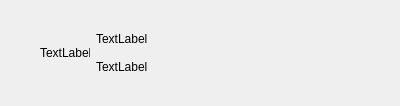
<?xml version="1.0" encoding="UTF-8"?>
<ui version="4.0">
 <class>MDialogMessage</class>
 <widget class="QDialog" name="MDialogMessage">
  <property name="geometry">
   <rect>
    <x>0</x>
    <y>0</y>
    <width>400</width>
    <height>99</height>
   </rect>
  </property>
  <property name="windowTitle">
   <string>Dialog</string>
  </property>
  <layout class="QGridLayout" name="gridLayout">
   <item row="0" column="0">
    <widget class="QWidget" name="widget" native="true">
     <layout class="QGridLayout" name="gridLayout_2">
      <item row="3" column="3">
       <spacer name="verticalSpacer_2">
        <property name="orientation">
         <enum>Qt::Vertical</enum>
        </property>
        <property name="sizeType">
         <enum>QSizePolicy::Fixed</enum>
        </property>
        <property name="sizeHint" stdset="0">
         <size>
          <width>20</width>
          <height>8</height>
         </size>
        </property>
       </spacer>
      </item>
      <item row="1" column="0">
       <spacer name="horizontalSpacer">
        <property name="orientation">
         <enum>Qt::Horizontal</enum>
        </property>
        <property name="sizeType">
         <enum>QSizePolicy::Fixed</enum>
        </property>
        <property name="sizeHint" stdset="0">
         <size>
          <width>20</width>
          <height>20</height>
         </size>
        </property>
       </spacer>
      </item>
      <item row="0" column="3">
       <spacer name="verticalSpacer">
        <property name="orientation">
         <enum>Qt::Vertical</enum>
        </property>
        <property name="sizeType">
         <enum>QSizePolicy::Fixed</enum>
        </property>
        <property name="sizeHint" stdset="0">
         <size>
          <width>20</width>
          <height>8</height>
         </size>
        </property>
       </spacer>
      </item>
      <item row="1" column="1" rowspan="2">
       <widget class="QLabel" name="labelPicture">
        <property name="minimumSize">
         <size>
          <width>50</width>
          <height>50</height>
         </size>
        </property>
        <property name="maximumSize">
         <size>
          <width>50</width>
          <height>50</height>
         </size>
        </property>
        <property name="text">
         <string>TextLabel</string>
        </property>
       </widget>
      </item>
      <item row="1" column="3">
       <widget class="QLabel" name="labelName">
        <property name="minimumSize">
         <size>
          <width>80</width>
          <height>0</height>
         </size>
        </property>
        <property name="maximumSize">
         <size>
          <width>16777215</width>
          <height>16777215</height>
         </size>
        </property>
        <property name="text">
         <string>TextLabel</string>
        </property>
       </widget>
      </item>
      <item row="2" column="3">
       <widget class="QLabel" name="labelMessage">
        <property name="text">
         <string>TextLabel</string>
        </property>
       </widget>
      </item>
      <item row="1" column="4">
       <widget class="QLabel" name="labelTime">
        <property name="minimumSize">
         <size>
          <width>30</width>
          <height>0</height>
         </size>
        </property>
        <property name="maximumSize">
         <size>
          <width>30</width>
          <height>16777215</height>
         </size>
        </property>
        <property name="text">
         <string/>
        </property>
       </widget>
      </item>
     </layout>
    </widget>
   </item>
  </layout>
 </widget>
 <resources/>
 <connections/>
</ui>
